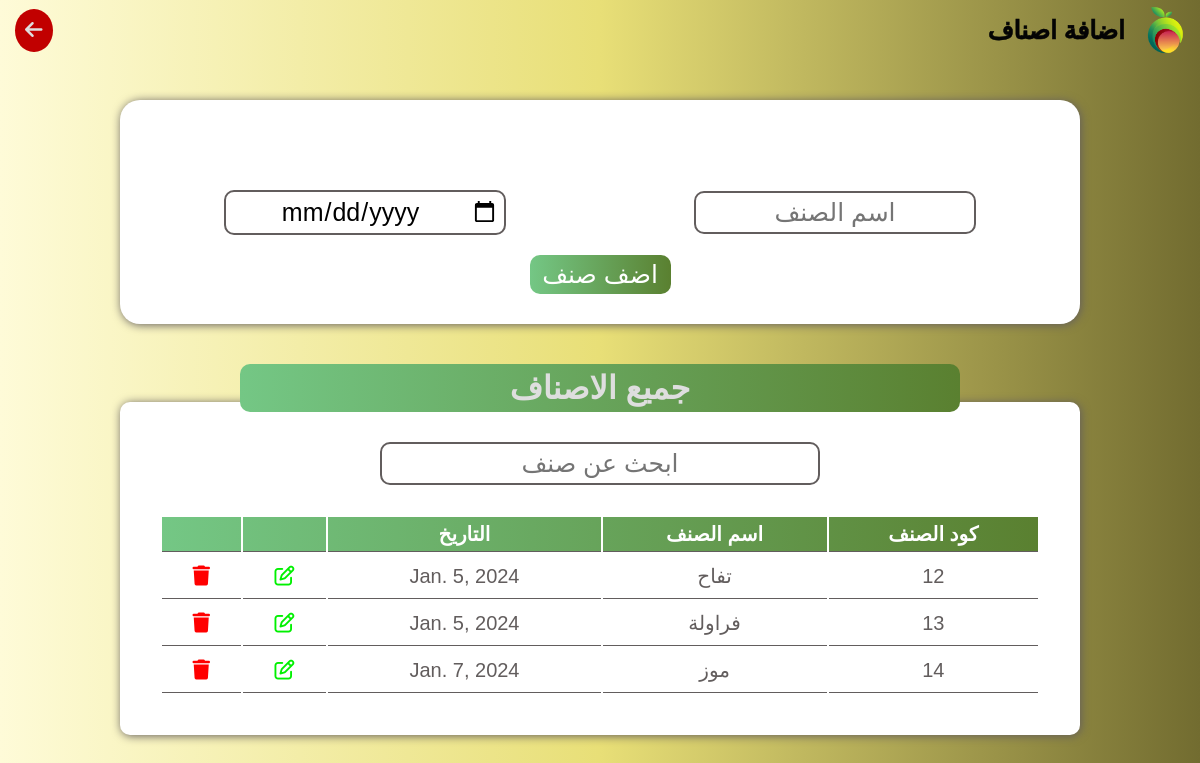
/items, run on an earlier commit of the app's database.
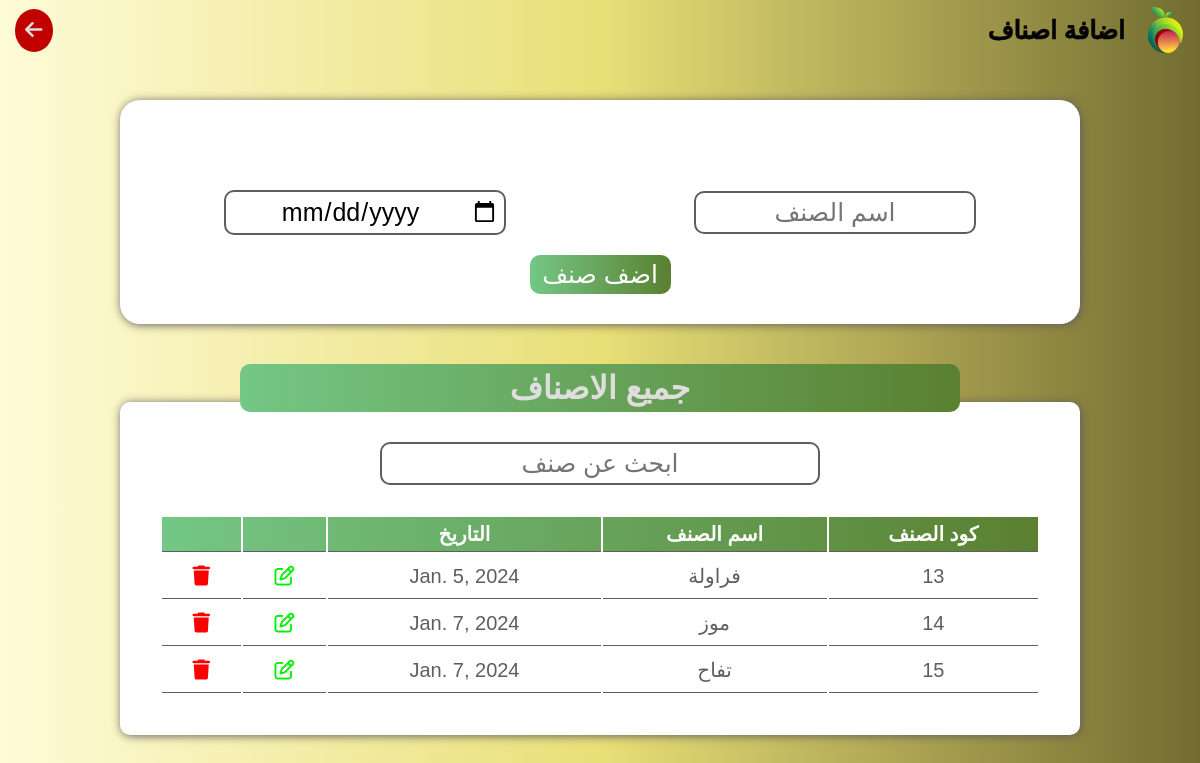
And on a later commit of the database.
### user/models.py (models this page shows, shortened)
class Item(models.Model):
    name = models.CharField(max_length=100)
    price = models.DecimalField(max_digits=5, decimal_places=2, default=0)
    date = models.DateField(default=timezone.now().date())

### user/views.py (the view, shortened to what this page needs)
# urls.py: path('items',views.add_items, name='items' ),
def add_items(request):
    item = Item.objects.all()
    context = {'item':item}
    return render(request,"kinds.html",context)

### templates/kinds.html (shortened to what this page needs)
{% load static %}
<!DOCTYPE html>
<html lang="en">
<head>
    <link rel="stylesheet" href="https://cdnjs.cloudflare.com/ajax/libs/font-awesome/6.5.1/css/all.min.css" />
    <link rel="stylesheet" href="{% static "css/main.css" %}">
</head>
<body>
    <header>
        <div class="main">
            <img src="{% static "images/logo.png" %}" alt="">
            <h1>اضافة اصناف</h1>
        </div>
        <a href="{% url "home" %}"><i class="fa-solid fa-arrow-left"></i></a>
    </header>
    <div class="todayscar">
        <form method="POST" class="addcar" action="{% url "items" %}">
            <ul class="messages">
            </ul>
            <div>
                <input name='name' type="text" placeholder="اسم الصنف">
                <input name='date' type="date" placeholder="التاريخ">
            </div>
            <button class="addbtn">اضف صنف</button>
        </form>
        <div class="title">
            <h1>جميع الاصناف</h1>
        </div>
        <div class="table">
            <input id="searchbar" type="text" placeholder="ابحث عن صنف">
            <table>
                <thead>
                    <tr>
                        <th>كود الصنف</th>
                        <th>اسم الصنف</th>
                        <th>التاريخ</th>
                        <th></th>
                        <th></th>
                    </tr>
                </thead>
                <tbody id="tablebody">
                    <tr>
                    {% for n in item  %}
                        <td>{{n.id}}</td>
                        <td>{{n.name}}</td>
                        <td>{{n.date}}</td>
                        <td><a href="{% url "itemupdate" n.id %}" id="editcar" class="btn" style="color: #00F000;"><i class="fa-regular fa-pen-to-square"></i></a></td>
                        <td><a href="{% url "itemdelete" n.id %}" id="deletecar" class="btn"  style="color: #FF0000;" ><i class="fa-solid fa-trash"></i></a></td>
                    </tr>
                    {% endfor %}
                </tbody>
            </table>
        </div>
    </div>
</body>
</html>

What changed in the data, as far as the page shows it:
removed Item: id "12", name "تفاح", date "Jan. 5, 2024"
added Item: id "15", name "تفاح", date "Jan. 7, 2024"
